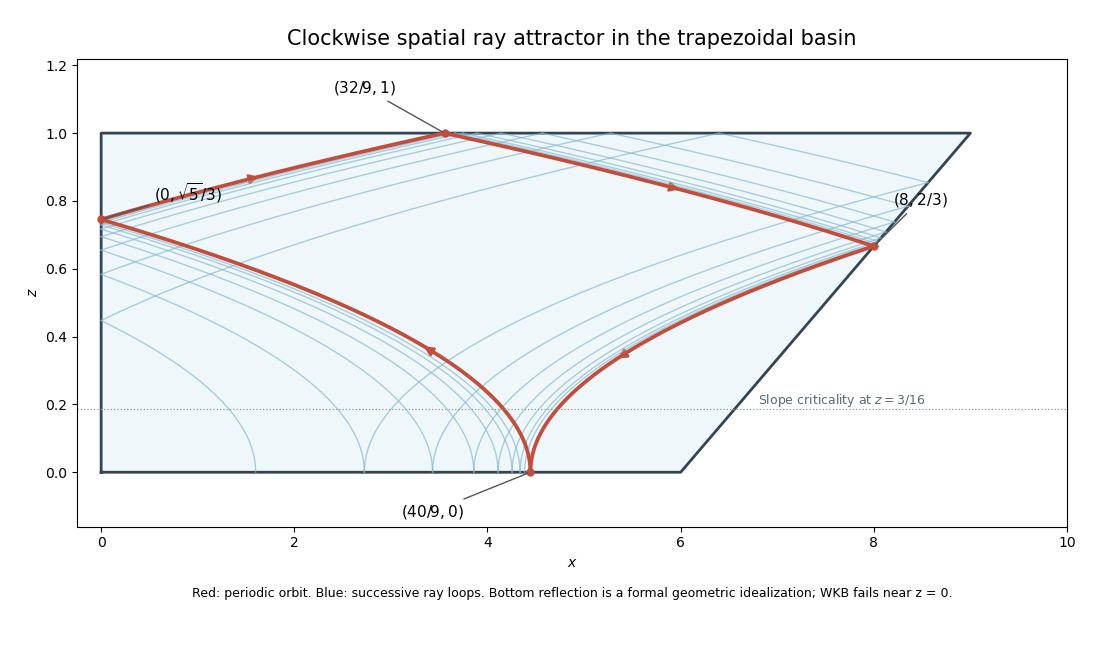

Generate this figure with Python:
"""Original ray-geometry figure. Output only its PNG basename to cwd.
Python 3.14, NumPy 2.3.5, Matplotlib 3.10.7; respect caller MPLCONFIGDIR.
"""
import os
from pathlib import Path
os.environ.setdefault('MPLCONFIGDIR',str(Path.cwd()/'.paper-74-mplconfig'))
import numpy as np
import matplotlib
matplotlib.use('Agg')
import matplotlib.pyplot as plt
from matplotlib.patches import FancyArrowPatch

def loop(x0):
 zl=np.sqrt(x0/8);zr=(-3+np.sqrt(329-32*x0))/16
 segments=[]
 for zlo,zhi,sgn,C in [(0,zl,-1,x0),(zl,1,1,-x0),(1,zr,-1,16-x0),(zr,0,1,6+3*zr-8*zr*zr)]:
  z=np.linspace(zlo,zhi,140);segments.append((C+sgn*8*z*z,z))
 return segments

def main():
 fig,ax=plt.subplots(figsize=(11,6.5),dpi=100,facecolor='white');ax.set_facecolor('white')
 ax.fill([0,6,9,0],[0,0,1,1],color='#f0f7fa');ax.plot([0,6,9,0,0],[0,0,1,1,0],color='#324555',lw=2)
 x=1.6
 for n in range(7):
  pieces=loop(x)
  for X,Z in pieces:ax.plot(X,Z,color='#80b6d0',lw=1,alpha=.65)
  x=pieces[-1][0][-1]
 pieces=loop(40/9)
 for X,Z in pieces:
  ax.plot(X,Z,color='#c34d3b',lw=2.7)
  i=60;ax.add_patch(FancyArrowPatch((X[i],Z[i]),(X[i+10],Z[i+10]),arrowstyle='-|>',mutation_scale=14,color='#c34d3b',lw=1.7))
 vertices=[(40/9,0),(0,np.sqrt(5)/3),(32/9,1),(8,2/3)]
 for x,z in vertices:ax.plot(x,z,'o',c='#c34d3b',ms=5)
 ax.annotate(r'$(40/9,0)$',xy=vertices[0],xytext=(3.1,-.13),fontsize=11,arrowprops={'arrowstyle':'-','color':'#555'})
 ax.annotate(r'$(0,\sqrt{5}/3)$',xy=vertices[1],xytext=(.55,.8),fontsize=11,arrowprops={'arrowstyle':'-','color':'#555'})
 ax.annotate(r'$(32/9,1)$',xy=vertices[2],xytext=(2.4,1.12),fontsize=11,arrowprops={'arrowstyle':'-','color':'#555'})
 ax.annotate(r'$(8,2/3)$',xy=vertices[3],xytext=(8.2,.79),fontsize=11,arrowprops={'arrowstyle':'-','color':'#555'})
 ax.axhline(3/16,c='#89989f',lw=.9,ls=':');ax.text(6.8,.2,r'Slope criticality at $z=3/16$',fontsize=9,color='#596a70')
 ax.set_xlim(-.25,10);ax.set_ylim(-.16,1.22);ax.set_xlabel('$x$');ax.set_ylabel('$z$')
 ax.set_title('Clockwise spatial ray attractor in the trapezoidal basin',fontsize=15,pad=10)
 ax.text(.5,-.15,'Red: periodic orbit. Blue: successive ray loops. Bottom reflection is a formal geometric idealization; WKB fails near z = 0.',transform=ax.transAxes,ha='center',fontsize=9)
 fig.subplots_adjust(left=.07,right=.97,top=.91,bottom=.19)
 fig.savefig(Path.cwd()/'paper-74-wave-attractor.png',facecolor='white',transparent=False);plt.close(fig)
if __name__=='__main__':main()
